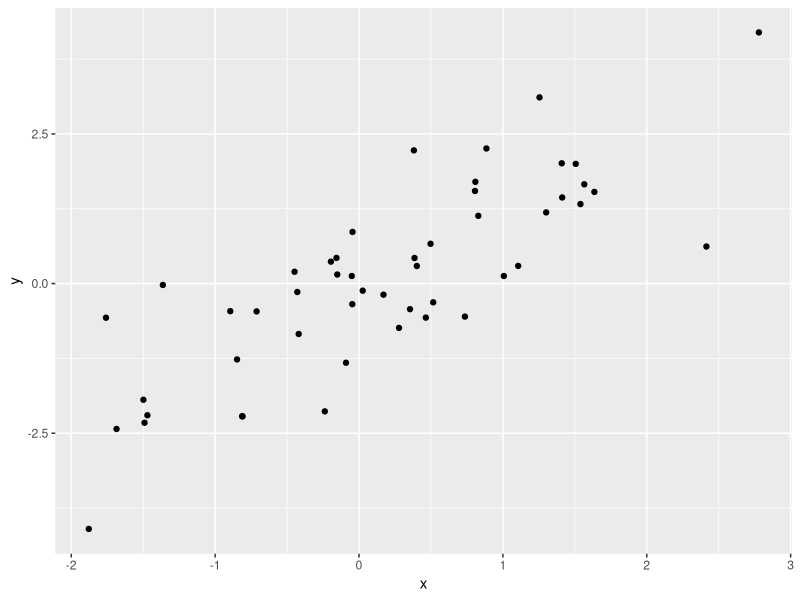
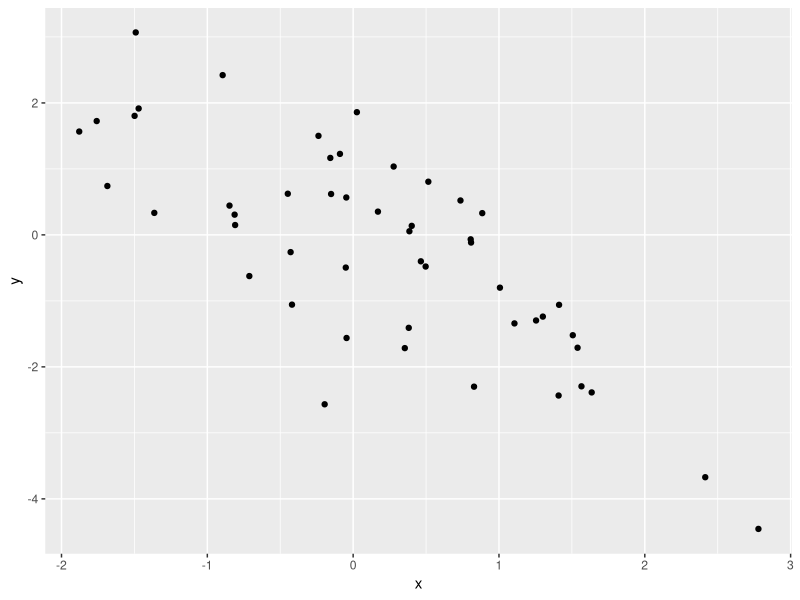
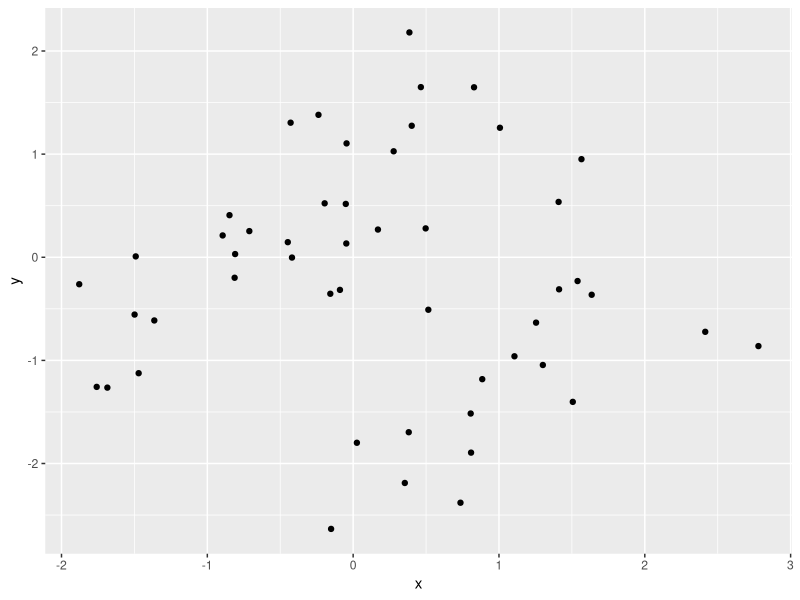
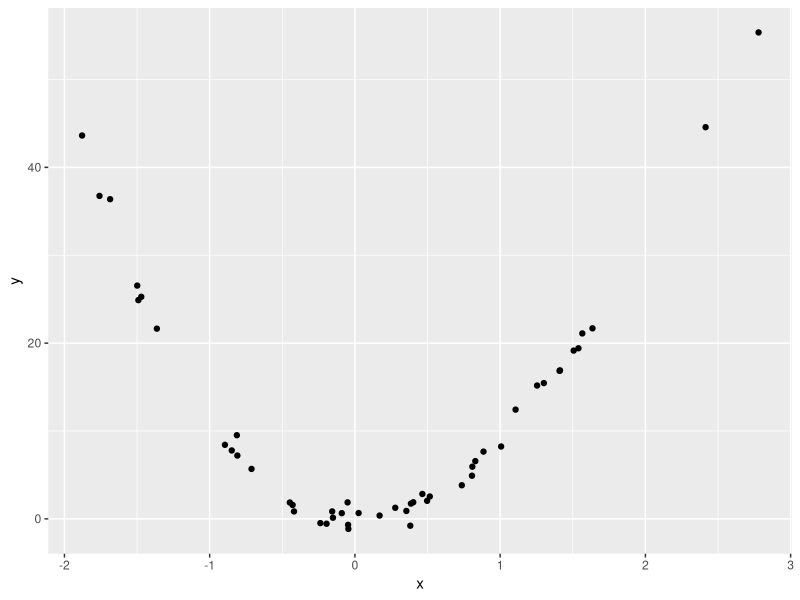

These charts were generated, in order, by the following R code:
## ---- chunk 1
# This line of code tells the document all the display defaults

knitr::opts_chunk$set(echo = TRUE, include = TRUE, fig.align="center",warnings = FALSE,fig.width = 5,fig.height=3)
## ---- chunk 2

## ---- chunk 3
set.seed(0604001)
x <- rnorm(n=50,mean=0,sd=1)
y_pos <- rnorm(n=50,mean=x,sd=1)
y_neg <- rnorm(n=50,mean=-x,sd=1)
y_par <- rnorm(n=50,mean=10*x^2-x^3,sd=1)
y_non <- rnorm(n=50,mean=0,sd=1)
## ---- chunk 4
library(tidyverse)
data.frame(x=x,y=y_pos) %>% 
  ggplot(aes(x=x,y=y)) + 
  geom_point()
paste0("Correlation between X and Y is ",round(cor(x,y_pos),2),".")
## ---- chunk 5
data.frame(x=x,y=y_neg) %>% 
  ggplot(aes(x=x,y=y)) + 
  geom_point()
paste0("Correlation between X and Y is ",round(cor(x,y_neg),2),".")
## ---- chunk 6
data.frame(x=x,y=y_non) %>% 
  ggplot(aes(x=x,y=y)) + 
  geom_point()
paste0("Correlation between X and Y is ",round(cor(x,y_non),2),".")
## ---- chunk 7
data.frame(x=x,y=y_par) %>% 
  ggplot(aes(x=x,y=y)) + 
  geom_point()
paste0("Correlation between X and Y is ",round(cor(x,y_par),2),".")
## ---- chunk 8

